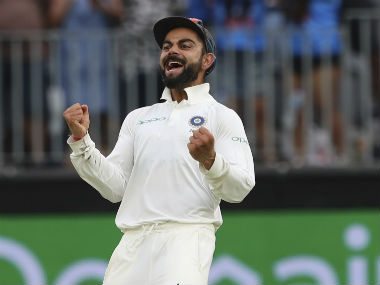
#> input picture virat1.jpg, 380 x 285 px
$ jupyter execute --allow-errors 'Image Processing using Open CV.ipynb'   (shell and % lines are left out)
#> lines starting #> are read from the running program, lines starting #| are printed output that depends on the picture; after the words box and inside, x2 and y2 are one past the last pixel; in counts of white or black regions, pixels touching at a corner belong together
# Image Processing Notebook

OpenCV is popular image processing library. It has wide variety of applications. Some of the popular applications are:
1. Pre-processing image
2. Detecting lines, circles, other shapes etc.
3. Edge detection
4. Image segmentation
5. Object Tracking

## OpenCV vs Deep Learning Library (Keras, Tensorflow etc)
In Deep Learning, the kernels are learned. We have done image classification, where we just initialise the kernel(filter). The kernels are learned during backpropagation.

In OpenCV, we define particular kernel for particular task. There is no backpropagation, so the value of kernel is not changed. We have seen the example of Edge Detection, where we define a specific value of kernel $\begin{bmatrix}
    1 & 0 & -1  \\
    1 & 0 & -1  \\
    1 & 0 & -1
\end{bmatrix}$ for extracting the edges.

Since most of the time we will be using the Deep Learning tehniques, but still it is important to know how Open CV library works. This will gives some imagination power to understand what is happening when we train our Deep Learning networks.

[cell 1]
import sys

First, we import the necessary libraries

[cell 2]
import cv2
import numpy as np
import math
import matplotlib.pyplot as plt

### Function to plot multiple images

[cell 3]
# Function to plot n images using subplots
def plot_image(images, captions=None, cmap=None ):
    f, axes = plt.subplots(1, len(images), sharey=True)
    f.set_figwidth(15)
    for ax,image,caption in zip(axes, images, captions):
        ax.imshow(image, cmap)
        ax.set_title(caption)

[cell 4]
# Here, we define some colours
SCALAR_BLACK = (0.0,0.0,0.0)
SCALAR_WHITE = (255.0,255.0,255.0)
SCALAR_YELLOW = (0.0,255.0,255.0)
SCALAR_GREEN = (0.0,255.0,0.0)
SCALAR_RED = (0.0,0.0,255.0)
SCALAR_CYAN = (255.0,255.0,0.0)

[cell 5]
# Technique to find the RGB channels of the image
img = cv2.imread('virat1.jpg')
#> img is the input picture: shape (285, 380, 3); mean B, G, R 104.4, 109, 100.7

img_r = cv2.imread('virat1.jpg')
img_r[:,:,1:2] = 0

img_g = cv2.imread('virat1.jpg')
img_g[:,:,(0,2)] = 0
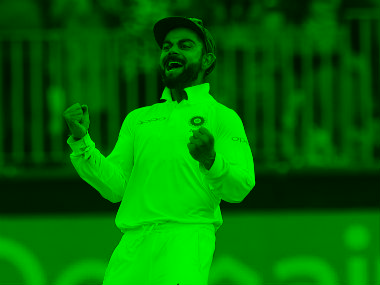
#> img_g: shape (285, 380, 3); mean B, G, R 0, 109, 0

img_b = cv2.imread('virat1.jpg')
img_b[:,:,0:1] = 0
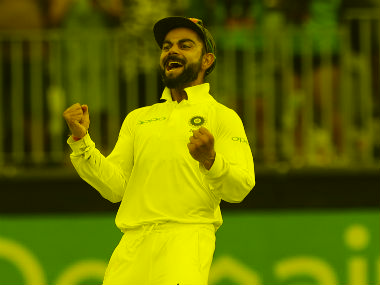
#> img_b: shape (285, 380, 3); mean B, G, R 0, 109, 100.7

plot_image([img, img_r, img_g, img_b], captions = ["Color Image", "R channel of the image",
                                                "G channel of the image", "B channel of the image"])
#> the loop in plot_image, `for ax,image,caption in zip(axes, images, captions):` made 4 passes
#> caption on passes 1 to 4: 'Color Image', 'R channel of the image', 'G channel of the image', 'B channel of the image'
#> figure, not shown here; B, G, R data is drawn as R, G, B

### Simple Edge Detection

[cell 6]
# image
image = np.array([[20,20,20,10,10,10], [20,20,20,10,10,10],[20,20,20,10,10,10],[20,20,20,10,10,10],[20,20,20,10,10,10],[20,20,20,10,10,10]],dtype=np.float32)
plt.imshow(image, cmap= 'gray')

[cell 7]
# Defining the kernel
kernel = np.array([[1,0,-1], [1,0,-1],[1,0,-1]],dtype=np.float32)
kernel

#### The function cv2.filter2D() in OpenCV does the convolution while preserving the image dimension.

[cell 8]
# The output we get after convolving image with filter
output = cv2.filter2D(image,-1,kernel)
print(output)
plt.imshow(output, cmap = 'gray')
plt.show()

## Canny Edge Detection
Let's see one more example edge detection, that is 'canny' edge detection. It is an inbuilt funtion in OpenCV.

[cell 9]
img = cv2.imread('virat1.jpg',0)
#> img: shape (285, 380); min 0, max 255, mean 106
edges = cv2.Canny(img,100,200)
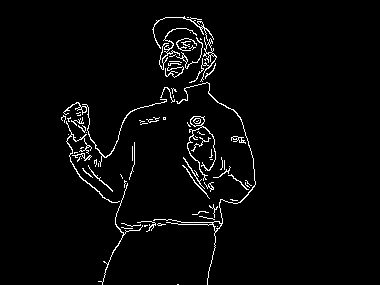
#> edges: shape (285, 380); 2.9% white in thin lines or dots, all inside (x1, y1, x2, y2) = (61, 16, 256, 285)
plot_image([img, edges], cmap='gray', captions = ["Virat Kohli", "Virat Kohli Edge"])
#> the loop in plot_image (call 2), `for ax,image,caption in zip(axes, images, captions):` made 2 passes

# Optical Character Recognition(OCR)
Next we will understand the process of extracting text from image. We will use OpenCV to preprocess the image and use open-source tesseract library to extract text from pre-processed image

[cell 10]
from pytesseract import *

### Function to plot image with better aspect ratio

[cell 11]
import matplotlib as mpl

def plotting(image, cmap = None):
    if cmap == 'gray':
        height, width = image.shape
    else:
        image = cv2.cvtColor(image, cv2.COLOR_BGR2RGB)
        height, width, depth = image.shape

    dpi = mpl.rcParams['figure.dpi']
    # What size does the figure need to be in inches to fit the image?
    figsize = width / float(dpi), height / float(dpi)

    # Create a figure of the right size with one axes that takes up the full figure
    fig = plt.figure(figsize=figsize)

    # Display the image.
    plt.imshow(image, cmap)

[cell 12]
# Reading image and converting it into RGB
image = cv2.imread('image2.png')
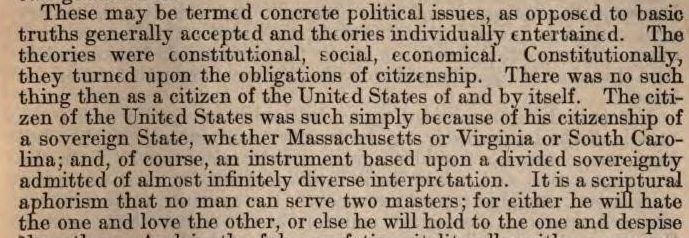
#> input picture image2.png, 689 x 238 px
#> image is the input picture: shape (238, 689, 3); mean B, G, R 126.2, 145.9, 164.5

plotting(image)

## Extracting text using OCR

#> (a cell that did not finish here is left out)

## Challenging Example
The above example was pretty straight forward. Next, let's look at bit difficult example and try to extract out the text from it.

[cell 14]
image = cv2.imread('text_bicubic_y.png')
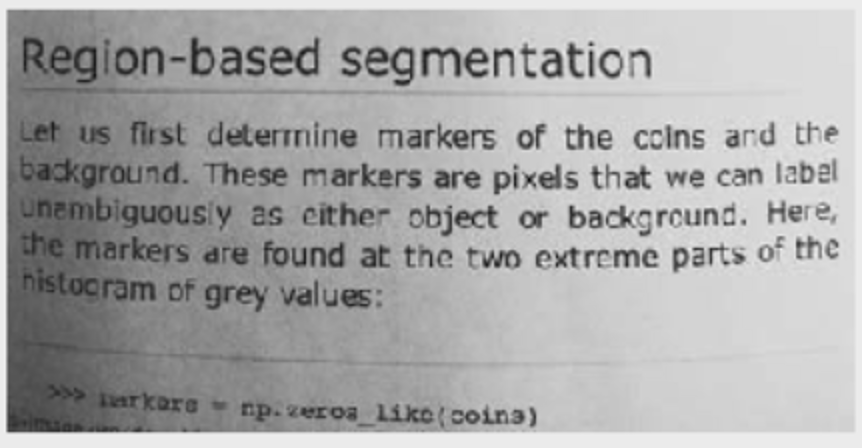
#> input picture text_bicubic_y.png, 862 x 448 px
#> image is the input picture: shape (448, 862, 3); min 12, max 242, mean 168.1
plotting(image)

#> (a cell that did not finish here is left out)

`Inference: ` Now that we are not able to extract text from image, let's try to improve the result using some pre-processing techniques.

## Pre-processing techniques
We can improve the result by some of the following pre-processing techniques:
1. __Increasing resolution__: Increase the resolution of image
2. __Deskewing__: Deskew the image. It also makes it easier to do more processing.
3. __Blurring__: It is useful for removing noise.
3. __Convert to Black and White__: Convert the image into black and white after deskewing and resizing. It will produce consistent character size and thickness.
4. __Remove Noise__: Remove noise from black and white image. Perform operations like morphological transformation, contours etc. to remove the noise.
5. __Train Tesseract__ on the Font

### Converting to Grayscale
Generally, we convert any colour image to grayscale for better perprocessing.

[cell 16]
gray = cv2.cvtColor(image, cv2.COLOR_BGR2GRAY)
plotting(gray, cmap = 'gray')

### Blurring
There is no need to do descrewing as the fonts are almost straight. The resolution of the image is also good.

1. __Gaussian Noise__:
Gaussian Noise is modeled by adding random values to an image. Gaussian filter helps in removing Gaussian noise from the image.

2. __Salt and Pepper Noise__:
An image containing salt-and-pepper noise will have dark pixels in bright regions and bright pixels in dark regions. Median Filter helps in removing salt-and-pepper noise.

### Gaussin Blur

[cell 17]
# Add some Gaussian Blur
gaussian = cv2.GaussianBlur(gray,(3,3),0)

#plotting
plotting(gaussian, cmap = 'gray')

### Median Blur

[cell 18]
# Median Blur
median = cv2.medianBlur(gray,3)

# Plotting
plotting(median, cmap = 'gray')

Here, there is not much difference between gaussian blur and median blur. Let's find the text output after bluring.

#> (a cell that did not finish here is left out)

`Inference: ` We can see that the results have improved but still, the results are not that good. Let's do further preprocessing.

## Thresholding the image

The image after smoothing gets blurred. Generally, for OCR to work better, we want sharp borders between characters with high contrast. Binarization makes the image sharp. Also, it reduces the size of the image, which helps in preprocessing in OCR. Let's see some thresholding techniques:

1. Simple Thresholding
2. Adaptive Thresholding
3. Otsu’s Binarization

### Simple Thresholding

[cell 20]
ret, simple_threshold = cv2.threshold(median,127,255,cv2.THRESH_BINARY)
#> simple_threshold: shape (448, 862); 78.5% white; 214 black regions (56 under 20 px), largest, box (x1, y1, x2, y2) and area: (7, 17, 229, 432) 50295, (204, 284, 269, 313) 1036, (129, 119, 186, 148) 948
plotting(simple_threshold, cmap = 'gray')

###  Adaptive Thresholding

[cell 21]
adaptive_threshold_mean = cv2.adaptiveThreshold(median,255,cv2.ADAPTIVE_THRESH_MEAN_C,\
            cv2.THRESH_BINARY,11,2)
#> adaptive_threshold_mean: shape (448, 862); 77.2% white; 1474 black regions (844 under 20 px), largest, box (x1, y1, x2, y2) and area: (6, 9, 856, 433) 13617, (19, 87, 786, 97) 3612, (21, 339, 626, 381) 2886
adaptive_threshold_gaussian = cv2.adaptiveThreshold(median,255,cv2.ADAPTIVE_THRESH_GAUSSIAN_C,\
            cv2.THRESH_BINARY,11,2)
#> adaptive_threshold_gaussian: shape (448, 862); 82.2% white; 1794 black regions (1424 under 20 px), largest, box (x1, y1, x2, y2) and area: (6, 9, 856, 433) 9336, (20, 87, 732, 97) 2761, (142, 352, 570, 369) 1578

plot_image([adaptive_threshold_mean, adaptive_threshold_gaussian], cmap='gray', captions = ["Adaptive Threshold Mean", "Adaptive Threshold Gaussian"])

###  Otsu's Thresholding

[cell 22]
# Otsu's thresholding
ret2,otsu_threshold = cv2.threshold(median,0,255,cv2.THRESH_BINARY+cv2.THRESH_OTSU)
#> otsu_threshold: shape (448, 862); 58.2% white; 111 black regions (22 under 20 px), largest, box (x1, y1, x2, y2) and area: (6, 10, 526, 433) 136569, (340, 46, 415, 87) 1784, (408, 204, 498, 237) 1472
#> ret2 = 161

# Otsu's thresholding after Gaussian filtering
blur = cv2.GaussianBlur(median,(5,5),0)
ret3,otsu_gaussian_threshold = cv2.threshold(blur,0,255,cv2.THRESH_BINARY+cv2.THRESH_OTSU)
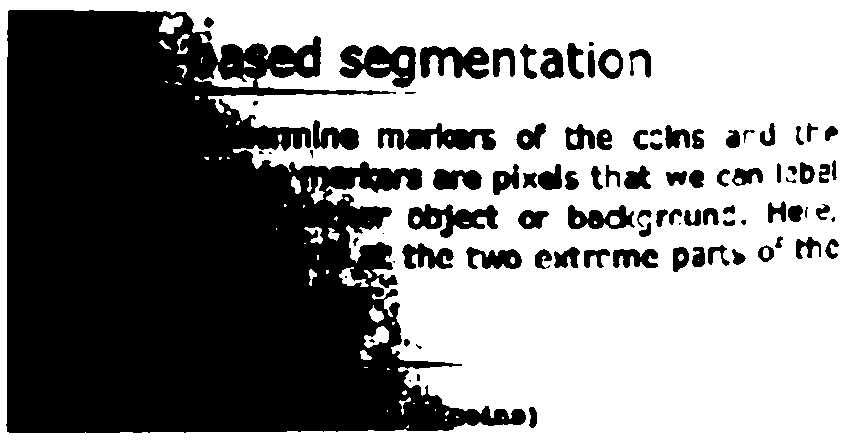
#> otsu_gaussian_threshold: shape (448, 862); 57% white; 93 black regions (13 under 20 px), largest, box (x1, y1, x2, y2) and area: (6, 10, 526, 433) 141240, (339, 45, 416, 88) 1961, (378, 123, 496, 150) 1898
#> ret3 = 162
plot_image([otsu_threshold, otsu_gaussian_threshold], cmap='gray', captions = ["Otsu Threshold", "Otsu Gaussian Threshold"])

### Morphological transformations
Morphological transformations is normally performed on binary images. It needs two inputs, one is the image, other is structuring element or kernel which decides the nature of operation. Two basic morphological operators are Erosion and Dilation.
https://docs.opencv.org/3.4/d9/d61/tutorial_py_morphological_ops.html

[cell 23]
# Now, we define structuring elements

strucEle3x3 = cv2.getStructuringElement(cv2.MORPH_RECT,(2,2))
strucEle5x5 = cv2.getStructuringElement(cv2.MORPH_RECT,(5,5))
strucEle7x7 = cv2.getStructuringElement(cv2.MORPH_RECT,(7,7))
strucEle15x15 = cv2.getStructuringElement(cv2.MORPH_RECT,(15,15))

plot_image([strucEle3x3, strucEle5x5, strucEle7x7, strucEle15x15], cmap='gray', captions = ["strucEle3x3", "strucEle5x5", "strucEle7x7", "strucEle15x15"])
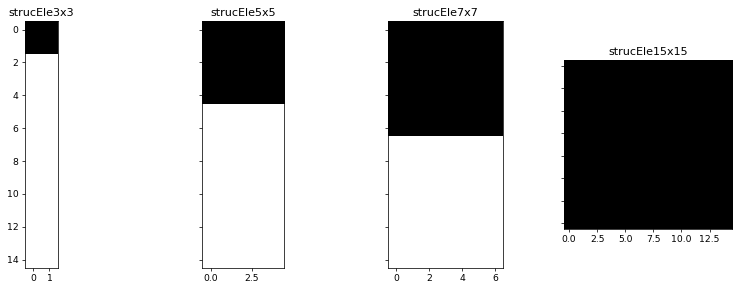
#> figure drawn by matplotlib, 4 panels

[cell 24]
for i in range(2):
    imgThresh = cv2.dilate(adaptive_threshold_gaussian,strucEle3x3,iterations = 2)
    imgThresh = cv2.erode(imgThresh,strucEle3x3,iterations = 2)
#> this loop made 2 passes
#> pass 1, `imgThresh = cv2.erode(imgThresh,strucEle3x3,iterations = 2)`:
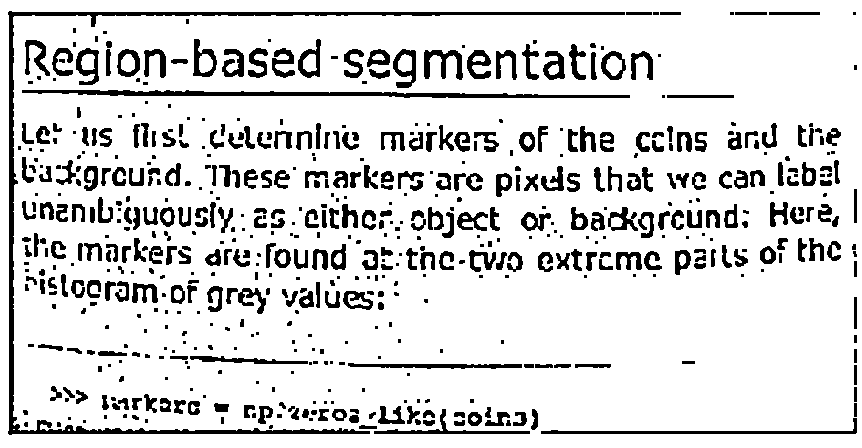
#> imgThresh: shape (448, 862); 85.3% white; 613 black regions (236 under 20 px), largest, box (x1, y1, x2, y2) and area: (8, 11, 625, 435) 5853, (22, 90, 630, 98) 2445, (541, 418, 857, 434) 999

plot_image([adaptive_threshold_gaussian, imgThresh], cmap='gray', captions = ["Adaptive Threshold Gaussian", "Dilation and Erosion"])

[cell 25]
plotting(adaptive_threshold_gaussian, cmap = 'gray')

#> (a cell that did not finish here is left out)

`Inference: ` If we perform more dilation and erosion, the characters will also detoriate. As we can see, because of dots, the result have deteroiated instead of improving.

## Contours
Contours is an outline representing or bounding the shape or form of something. It is a curve joining all the continuous points (along the boundary), having same color or intensity. Here, we will identify the shape of the dots using contours and remove it. Once we find all the shapes/contours, we will identify the dots which will have shapes having areas less than certain number, aspect ratio etc.  https://docs.opencv.org/3.3.1/d4/d73/tutorial_py_contours_begin.html

### Reverse the image
Generally, the object that we want to identify is in white and background is in black when using contours. So, revering the image to convert it in required format.

[cell 27]
image_reverse = cv2.bitwise_not(adaptive_threshold_gaussian)
#> image_reverse: shape (448, 862); 17.8% white; 1794 white regions (1424 under 20 px)
plotting(image_reverse, cmap = 'gray')

#### Function to draw and show contours

[cell 28]
def drawAndShowContours(wd,ht,contours,strImgName):
    global SCALAR_WHITE
    global SHOW_DEBUG_STEPS

    # Defining a blank frame. Since it is initialised with zeros, it will be black
    blank_image = np.zeros((ht,wd), np.uint8)
    #cv2.drawContours(blank_image,contours,10,SCALAR_WHITE,-1)
    # Adding all possible contour to the blank frame
    # Contour is white
    cv2.drawContours(blank_image,contours,-1,SCALAR_WHITE,-1)

    #plt.imshow(blank_image, cmap = 'gray')
    # For better clarity, lets just view countour 9
    blank_image_contour_9 = np.zeros((ht,wd), np.uint8)

    # Let's just add contour 9th to the blank image and view it
    cv2.drawContours(blank_image_contour_9,contours,8,SCALAR_WHITE,-1)

    # Plotting
    plot_image([blank_image, blank_image_contour_9], cmap='gray', captions = ["All possible contours", "Only the 9th contour"])


    return blank_image

#### Finding all the possible contours in image and showing the contours.

[cell 29]
ht = np.size(image_reverse,0)
#> ht = 448
wd = np.size(image_reverse,1)
#> wd = 862

contours, hierarchy = cv2.findContours(image_reverse,cv2.RETR_EXTERNAL,cv2.CHAIN_APPROX_SIMPLE)
#> contours = 1790 contours, 1527 with area under 20; largest, box (x1, y1, x2, y2) and area: (6, 9, 856, 433) 6746, (20, 87, 732, 97) 2046, (142, 352, 570, 369) 1136, (391, 47, 414, 86) 598, (191, 37, 215, 75) 569
print ('contours.shape: ' + str(len(contours)))
#| contours.shape: 1790
im2 = drawAndShowContours(wd,ht,contours,'imgContours')
#> in drawAndShowContours, `cv2.drawContours(blank_image,contours,-1,SCALAR_WHITE,-1)`: blank_image: shape (448, 862); 18.9% white; 1790 white regions (1418 under 20 px), largest, box (x1, y1, x2, y2) and area: (6, 9, 856, 433) 9383, (20, 87, 732, 97) 2761, (142, 352, 570, 369) 1579
#> in drawAndShowContours, `cv2.drawContours(blank_image_contour_9,contours,8,SCALAR_WHITE,-1)`:
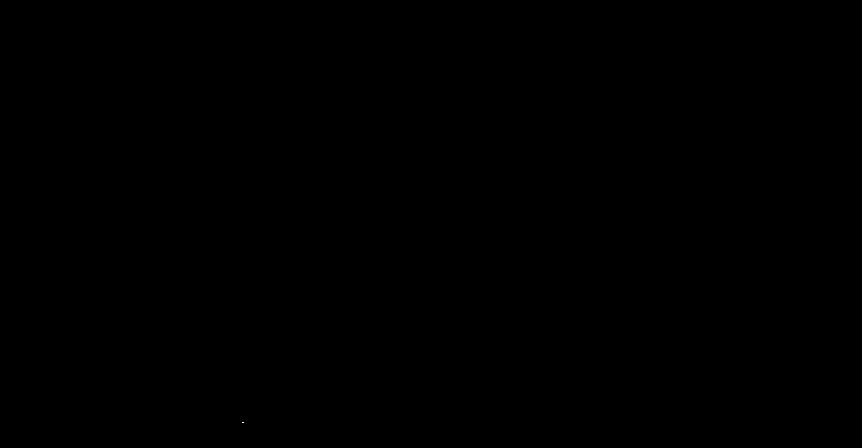
#> blank_image_contour_9: shape (448, 862); 0% white in thin lines or dots, all inside (x1, y1, x2, y2) = (242, 422, 244, 423)

`Inference: ` We can see that 1790 contours have been identified and we are plotting just the 9the contour which is a dot. Now, we have to remove all such dots.

## Blob
Defining Blob class to store the properties of the contours such as centre of contour, aspect ratio, diagonal size etc.

[cell 30]
class Blob:
    currentContour = [[0,0]]

    # First, let's define the 'Blob' function, which creates a 'Blob',
    # with all the necessary parameters
    def Blob(self,_contour):
        self.currentContour = _contour
        self.currentBoundingRect = cv2.boundingRect(_contour)

#### Function to plot the Blob

[cell 31]
def drawAndShowBlobs(wd,ht,blobs,strImgName):
    global SCALAR_WHITE
    global SHOW_DEBUG_STEPS
    blank_image = np.zeros((ht,wd,3), np.uint8)

    contours=[]
    for blob in blobs:
        contours.append(blob.currentContour)
    contours.pop(0)
    cv2.drawContours(blank_image,contours,-1,SCALAR_WHITE,-1)

    plt.imshow(blank_image, cmap = 'gray')

    return blank_image

#### Finding the dots

[cell 32]
blob = Blob()
blobs = [blob]

area = 30

for contour in contours:
    # This is an instance of the class Blob()
    possiBlob = Blob()
    # This is the Blob function inside the class Blob()
    possiBlob.Blob(contour) # does it work? yes
    contourArea = cv2.contourArea(contour)
    if(contourArea < area):
        blobs.append(possiBlob)
#> this loop made 1790 passes
#> contourArea on passes 5, 17, 31: 45, 38.5, 20.5
#> after the loop, blobs = 1558 items

# Now, using the hulls, we draw the blob objects.

dots = drawAndShowBlobs(wd,ht,blobs,'Blobs')
#> in drawAndShowBlobs, `cv2.drawContours(blank_image,contours,-1,SCALAR_WHITE,-1)`: blank_image: shape (448, 862, 3); 3.1% white in thin lines or dots, all inside (x1, y1, x2, y2) = (12, 16, 846, 426)

#### Image after removing the dots

[cell 33]
dots_ = cv2.cvtColor(dots, cv2.COLOR_BGR2GRAY)
imgDiff = cv2.absdiff(dots_, image_reverse)
plotting(imgDiff, cmap = 'gray')

[cell 34]
image_clean = cv2.bitwise_not(imgDiff)
plotting(image_clean, cmap = 'gray')

#> (a cell that did not finish here is left out)

`Inference: ` We can see that results have greatly improved. But the results are not great as the text image itself had problems.

## Another method
Let's use bilateral filter in the first stage itself and see the results. Sometimes the filters do not only dissolve the noise, but also smooth away the edges. To avoid this (at certain extent at least), we can use a bilateral filter.

[cell 36]
bilateral = cv2.bilateralFilter(gray,9,75,75)
# Plotting
plotting(bilateral, cmap = 'gray')

[cell 37]
adaptive_threshold_mean = cv2.adaptiveThreshold(bilateral,255,cv2.ADAPTIVE_THRESH_MEAN_C,\
            cv2.THRESH_BINARY,11,2)
#> adaptive_threshold_mean: shape (448, 862); 80.5% white; 705 black regions (409 under 20 px), largest, box (x1, y1, x2, y2) and area: (6, 9, 856, 433) 14672, (19, 86, 760, 98) 3829, (334, 357, 623, 369) 1375
adaptive_threshold_gaussian = cv2.adaptiveThreshold(bilateral,255,cv2.ADAPTIVE_THRESH_GAUSSIAN_C,\
            cv2.THRESH_BINARY,11,2)
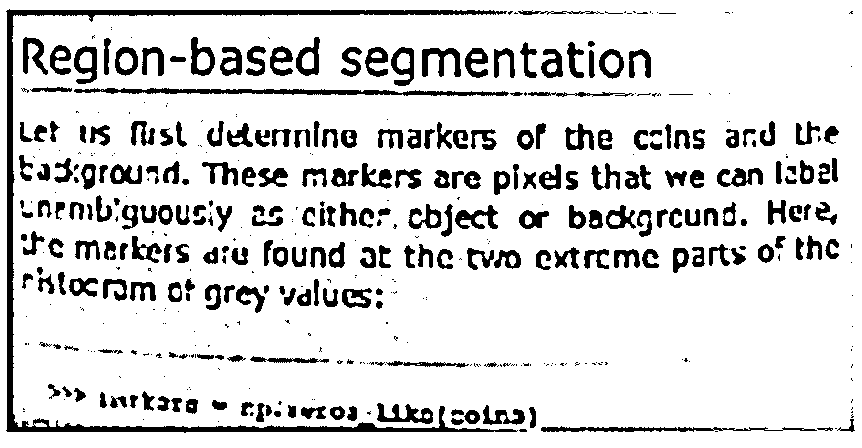
#> adaptive_threshold_gaussian: shape (448, 862); 85.4% white; 470 black regions (209 under 20 px), largest, box (x1, y1, x2, y2) and area: (6, 9, 518, 433) 7803, (74, 88, 509, 96) 1806, (541, 426, 817, 432) 836

plot_image([adaptive_threshold_mean, adaptive_threshold_gaussian], cmap='gray', captions = ["Adaptive Threshold Mean", "Adaptive Threshold Gaussian"])
